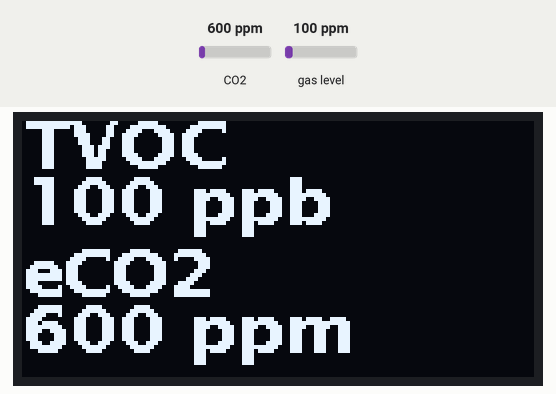
Recording of a sketch running on a simulated ESP32. Shown: 128×64 one-colour display. The inputs (shaded band) are chosen by the test bench; at power-on: CO2 600 ppm, gas level 100 ppm. WiFi joins after 1.5 s; servers stay silent unless stated; what the sketch prints to the serial monitor is not drawn.

Above: at 4.2 s.
4.3 s: CO2 set to 452 ppm
At 6.8 s:
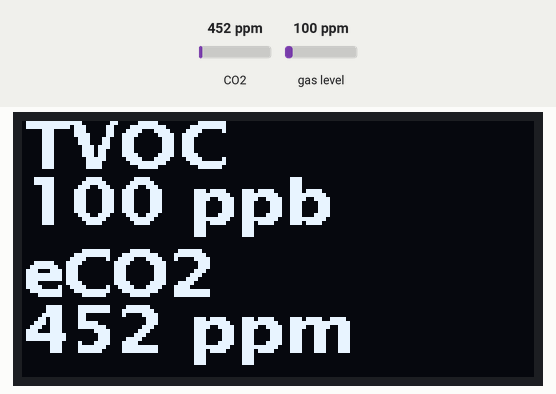
7.1 s: gas level set to 20 ppm
At 9.8 s:
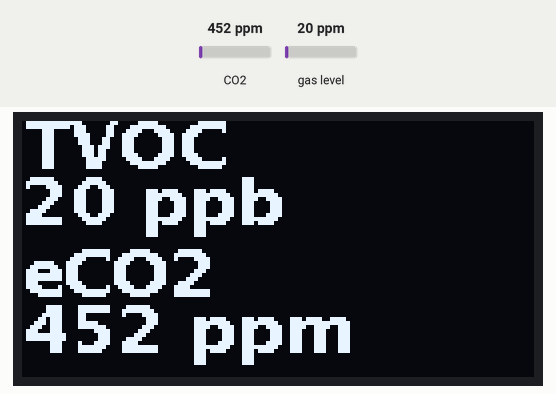
10.2 s: CO2 set to 1050 ppm
At 12.6 s:
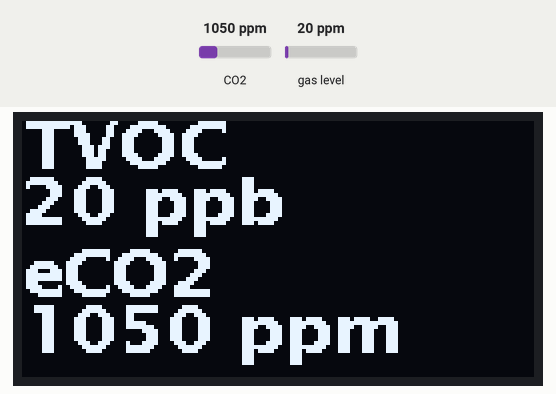
13.3 s: gas level set to 250 ppm
At 15.4 s:
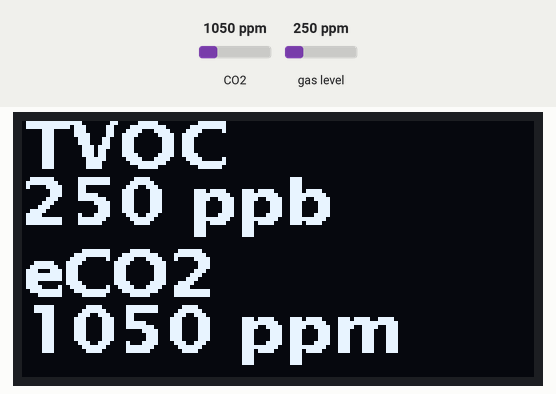
Timing chart, 0 to 16.9 s (numbered marks = the images above; inputs shaded):
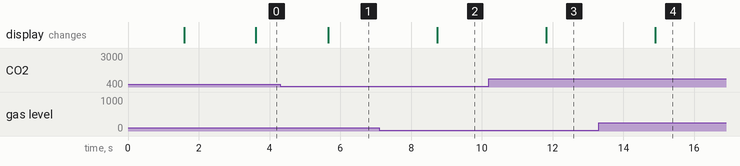

Measured:
- after the input at 4.3 s, the display: changes after 1.4 s (image 1)
- after the input at 7.1 s, the display: changes after 1.6 s (image 2)
- after the input at 10.2 s, the display: changes after 1.6 s (image 3)
- after the input at 13.3 s, the display: changes after 1.6 s (image 4)

The sketch:

Hu-Shih_ESP32_WiFi_SSD1306_SGP30.ino
```cpp
/*
   Using  ESP32 + SSD1306 + SGP30
   Detect TVOC & CO2
   SDA : 21
   SCL : 22
*/

#include <WiFi.h>
#include <Arduino.h>
#include <U8g2lib.h>
#include "Adafruit_SGP30.h"

const char* ssid = "";
const char* password = "";

// ESP32 SCL=22 SDA=21
U8G2_SSD1306_128X64_NONAME_F_HW_I2C u8g2(U8G2_R0, /* reset=*/ U8X8_PIN_NONE);

Adafruit_SGP30 sgp;

uint32_t getAbsoluteHumidity(float temperature, float humidity) {
  // approximation formula from Sensirion SGP30 Driver Integration chapter 3.15
  const float absoluteHumidity = 216.7f * ((humidity / 100.0f) * 6.112f * exp((17.62f * temperature) / (243.12f + temperature)) / (273.15f + temperature)); // [g/m^3]
  const uint32_t absoluteHumidityScaled = static_cast<uint32_t>(1000.0f * absoluteHumidity); // [mg/m^3]
  return absoluteHumidityScaled;
}

void setup() {
  Serial.begin(115200);
  while (!Serial) {
    delay(10);  // Wait for serial console to open!
  }

  Serial.println(F("SGP30 test"));

  if (! sgp.begin()) {
    Serial.println(F("Sensor not found :("));
    while (1);
  }
  Serial.println(F("Found SGP30 serial"));

  u8g2.begin();
  u8g2.enableUTF8Print();
  u8g2.setFont(u8g2_font_ncenB08_tr);
  u8g2.clearBuffer();
  u8g2.drawStr(0, 16, "Connecting to WiFi...");
  u8g2.sendBuffer();
  WiFi.begin(ssid, password);
  while (WiFi.status() != WL_CONNECTED) {
    delay(500);
    Serial.print(F("."));
  }
  u8g2.drawStr(0, 32, "Connected.");
  u8g2.setCursor(0, 48);
  u8g2.print("IP:");
  u8g2.print(WiFi.localIP());
  u8g2.sendBuffer();
  delay(1000);
}

void loop() {
  u8g2.clearBuffer();
  u8g2.setFont(u8g2_font_luBS12_te);

  // If you have a temperature / humidity sensor, you can set the absolute humidity to enable the humditiy compensation for the air quality signals
  //float temperature = 22.1; // [°C]
  //float humidity = 45.2; // [%RH]
  //sgp.setHumidity(getAbsoluteHumidity(temperature, humidity));

  if (! sgp.IAQmeasure()) {
    Serial.println(F("Measurement failed"));
    return;
  }
  Serial.print(F("TVOC "));
  Serial.print(sgp.TVOC);
  Serial.println(F(" ppb"));
  Serial.print(F("eCO2 "));
  Serial.print(sgp.eCO2);
  Serial.println(F(" ppm"));

  if (! sgp.IAQmeasureRaw()) {
    Serial.println(F("Raw Measurement failed"));
    return;
  }
  delay(1000);

  u8g2.setCursor(0, 12);
  u8g2.print("TVOC ");
  u8g2.setCursor(0, 26);
  u8g2.print(sgp.TVOC);
  u8g2.print(" ppb");
  u8g2.setCursor(0, 44);
  u8g2.print("eCO2 ");
  u8g2.setCursor(0, 58);
  u8g2.print(sgp.eCO2);
  u8g2.print(" ppm");
  u8g2.sendBuffer();
}
```
